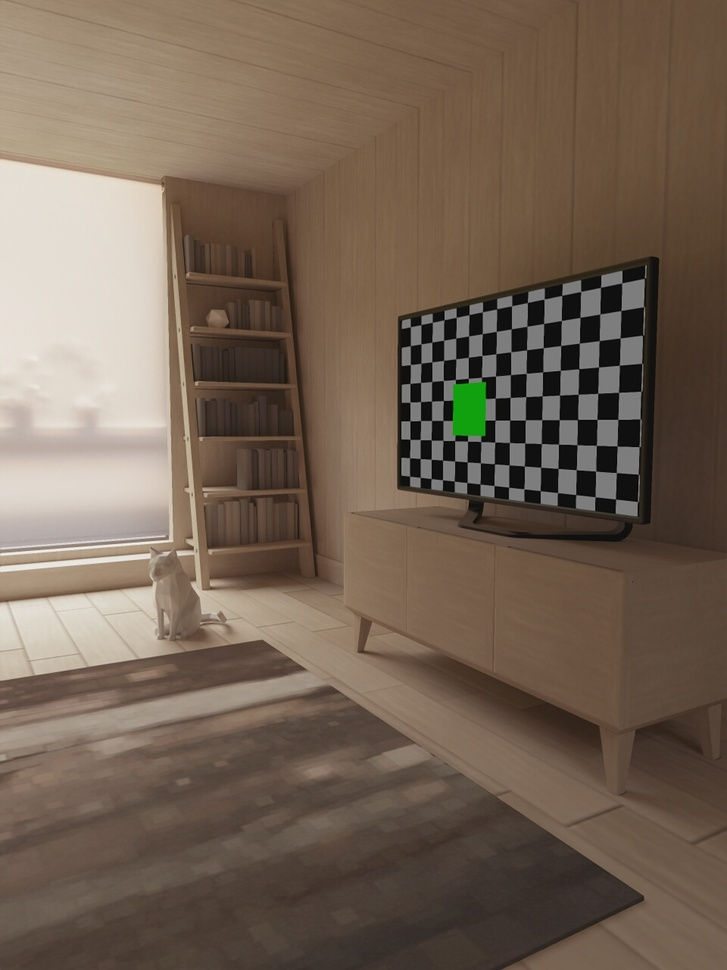
#> input picture 图片仿射变换/test.jpg, 727 x 970 px, shrunk from 960 x 1280 before the run
$ jupyter execute '图片移位_像素源码.ipynb'
#> lines starting #> are read from the running program, lines starting #| are printed output that depends on the picture
[cell 1]
import cv2
import numpy as np

img = cv2.imread('test.jpg', 1)
#> img is the input picture: shape (970, 727, 3); mean B, G, R 84.3, 99.3, 116.1
cv2.imshow('src', img)
imgInfo = img.shape
#> imgInfo = (970, 727, 3)
height = imgInfo[0]
#> height = 970
width = imgInfo[1]
#> width = 727
dst = np.zeros(imgInfo, np.uint8)
for i in range(0, height - 100): #下移100个像素
    for j in range(0, width - 100): # 右移100个像素
        dst[i + 100, j + 100] = img[i, j]
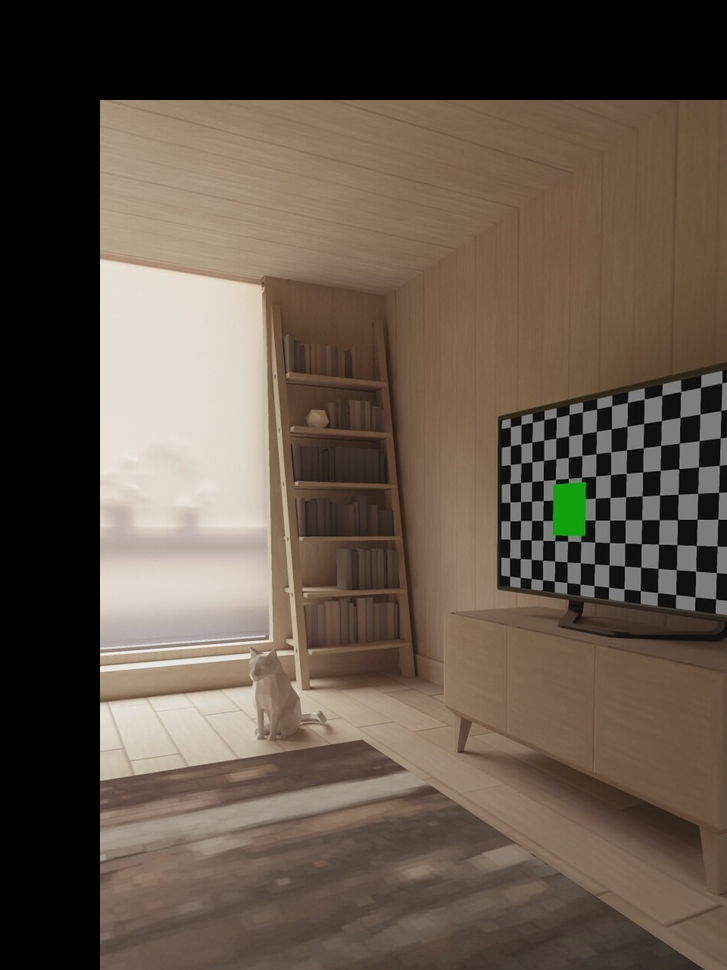
#> dst: shape (970, 727, 3); mean B, G, R 71.9, 84.2, 97.5
cv2.imshow('right_bottom_100px', dst)
dst = np.zeros(imgInfo, np.uint8)
for i in range(100, height): #上移100个像素
    for j in range(100, width): # 左移移100个像素
        dst[i-100, j-100] = img[i, j]
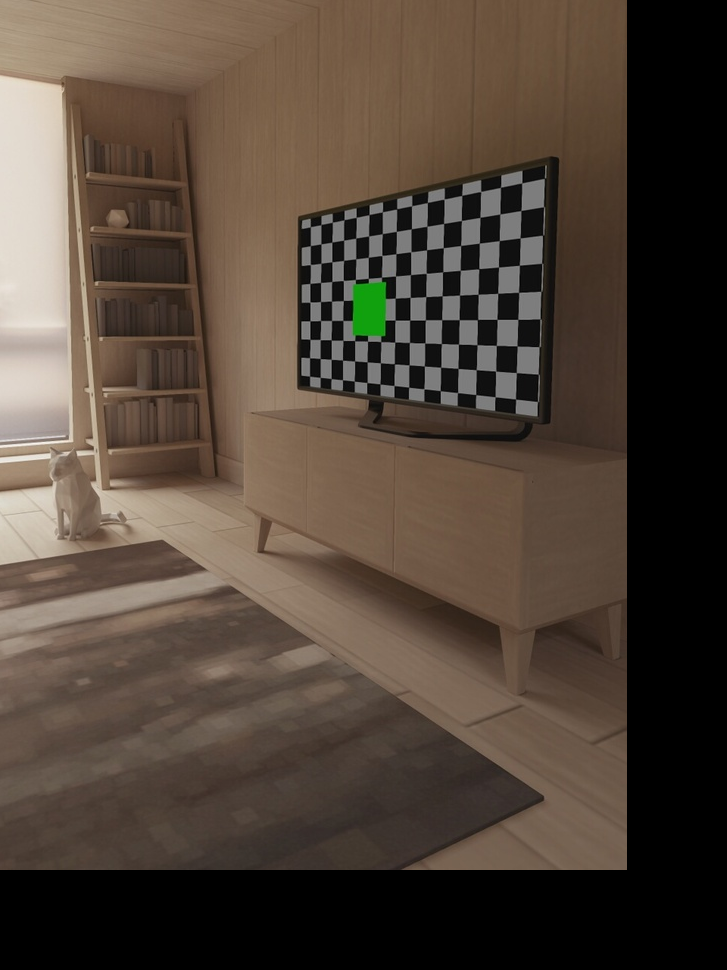
#> dst: shape (970, 727, 3); mean B, G, R 57, 68.1, 81
cv2.imshow('left_top_100px', dst)
cv2.waitKey(0)
